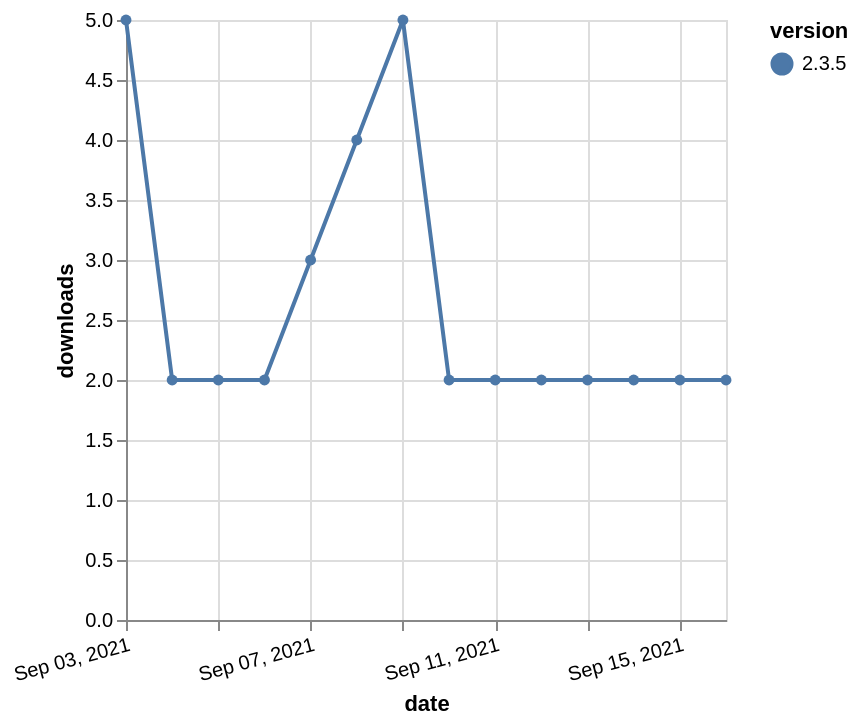

Write a Vega-Lite specification for this figure.
### Vega-Lite specification from a JSON file in a GitHub repository (floating-point values rounded to 4 significant figures)
{"$schema": "https://vega.github.io/schema/vega-lite/v5.json", "description": "A simple bar chart with embedded data.", "data": {"values": [{"date": "2021-09-03", "total": 1166, "delta": 5, "version": "2.3.5"}, {"date": "2021-09-04", "total": 1168, "delta": 2, "version": "2.3.5"}, {"date": "2021-09-05", "total": 1170, "delta": 2, "version": "2.3.5"}, {"date": "2021-09-06", "total": 1172, "delta": 2, "version": "2.3.5"}, {"date": "2021-09-07", "total": 1175, "delta": 3, "version": "2.3.5"}, {"date": "2021-09-08", "total": 1179, "delta": 4, "version": "2.3.5"}, {"date": "2021-09-09", "total": 1184, "delta": 5, "version": "2.3.5"}, {"date": "2021-09-10", "total": 1186, "delta": 2, "version": "2.3.5"}, {"date": "2021-09-11", "total": 1188, "delta": 2, "version": "2.3.5"}, {"date": "2021-09-12", "total": 1190, "delta": 2, "version": "2.3.5"}, {"date": "2021-09-13", "total": 1192, "delta": 2, "version": "2.3.5"}, {"date": "2021-09-14", "total": 1194, "delta": 2, "version": "2.3.5"}, {"date": "2021-09-15", "total": 1196, "delta": 2, "version": "2.3.5"}, {"date": "2021-09-16", "total": 1198, "delta": 2, "version": "2.3.5"}]}, "width": "container", "mark": {"type": "line", "point": {"filled": true}}, "encoding": {"x": {"field": "date", "type": "temporal", "timeUnit": "yearmonthdate", "title": "date", "axis": {"labelAngle": -15}}, "y": {"field": "delta", "type": "quantitative", "title": "downloads"}, "color": {"field": "version", "type": "nominal"}, "tooltip": {"field": "delta"}}}
